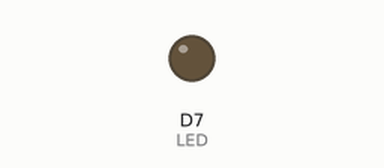
A sketch run on a simulated ESP8266 (NodeMCU). On the bench: output pins drawn as LEDs (lit = HIGH).

Above: at 0.7 s.
At 6.5 s:
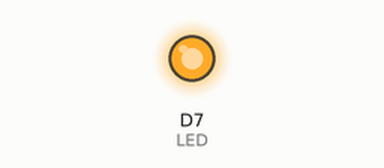
Timing chart, 0 to 13.7 s (numbered marks = the images above):
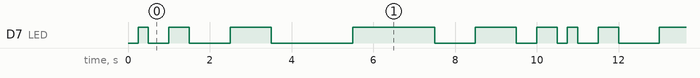

The sketch:

LED2_basic.ino
```cpp
#define LED D7

int divider = 8;
boolean directions = true;

void setup() {
  pinMode(LED, OUTPUT);
  digitalWrite(LED, HIGH);
}

void loop() {
  digitalWrite(LED, LOW);
  delay(2000 / divider);
  digitalWrite(LED, HIGH);
  delay(2000 / divider);
  if (directions) {
    divider /= 2;
    if (divider == 1) {
      directions = !directions;
    }
  }
  else {
    divider *= 2;
    if (divider == 8) {
      directions = !directions;
    }
  }
}
```

Measured:
- by itself, D7 (LED): repeats every 10.5 s: LOW 0.50 s, HIGH 0.50 s, LOW 1.0 s, HIGH 1.0 s, LOW 2.0 s, HIGH 2.0 s, LOW 1.0 s, HIGH 1.0 s, LOW 0.50 s, HIGH 0.50 s, LOW 0.25 s, HIGH 0.25 s
- by itself, everything shown: repeats every 10.5 s, in 12 steps
